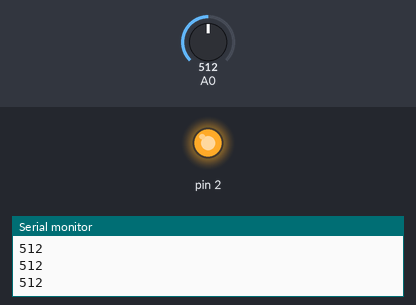
Bench run of a sketch on a simulated Arduino Nano, built with avr-gcc and run on an emulated ATmega328P. Shown: output pins drawn as LEDs (lit = HIGH), the last lines printed to the serial monitor. The inputs (shaded band) are chosen by the test bench; at power-on: A0 = 512.

Above: at 2.2 s.
2.3 s: A0 set to 991
3.8 s: A0 set to 1009
At 4.6 s:
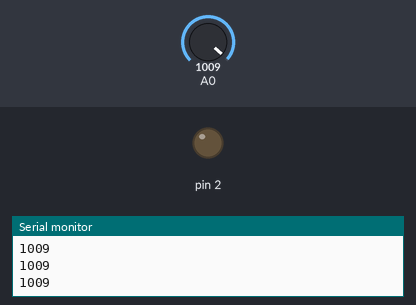
5.3 s: A0 set to 990
At 5.6 s:
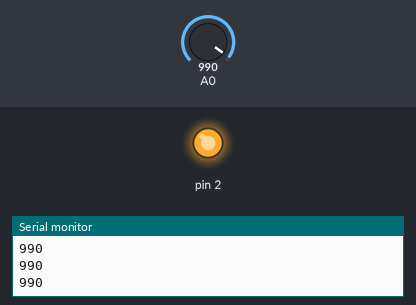
6.8 s: A0 set to 1010
At 8.0 s:
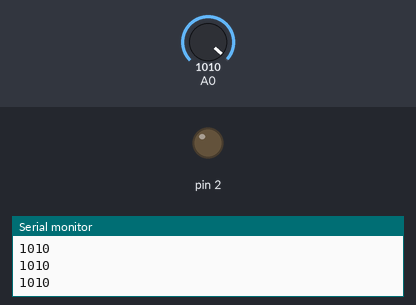
Timing chart, 0 to 9.3 s (numbered marks = the images above; inputs shaded):
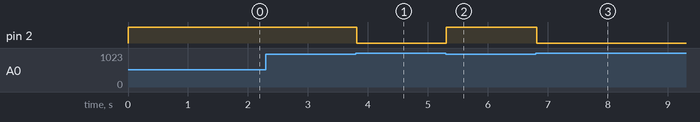

Measured:
- the behaviour switches between 1000 and 1001 on A0 (found by bisection; images 0 and 1)
- after the input at 3.8 s, pin 2: HIGH → LOW at once
- after the input at 5.3 s, pin 2: LOW → HIGH at once
- after the input at 6.8 s, pin 2: HIGH → LOW at once

The sketch:

nano.ino
```cpp
void setup() {
  Serial.begin(9600);

  pinMode(2, OUTPUT);
  digitalWrite(2, HIGH);
  delay(1000);

}

void loop() {
  int value = analogRead(A0);
  Serial.println(value);
  if (value > 1000) {
    digitalWrite(2, LOW);

  } else {
    digitalWrite(2, HIGH);

  }


}
```
